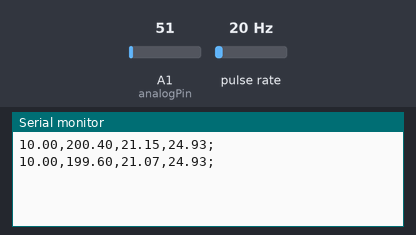
The sketch below on a simulated Arduino Uno, built with avr-gcc and run on an emulated ATmega328P. Shown: the last lines printed to the serial monitor. Wiring (inferred from the names in the program): pulse sensor: data pin 2. Inputs (shaded band) come from the test bench; at power-on: pulse rate 20 Hz, A1 (analogPin) = 51.

Above: at 1.2 s.
1.3 s: pulse rate (sensor on pin 2) set to 4 Hz
At 1.9 s:
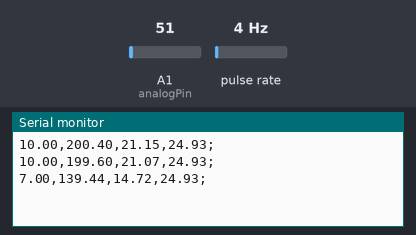
2.8 s: A1 (analogPin) set to 61
At 3.4 s:
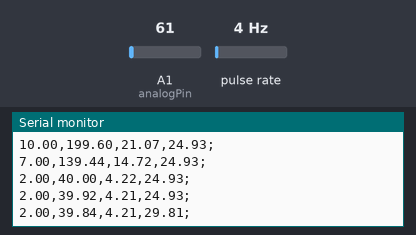
4.3 s: pulse rate (sensor on pin 2) set to 50 Hz
At 4.9 s:
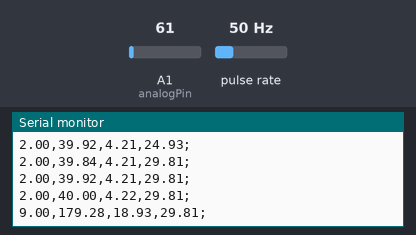
5.8 s: A1 (analogPin) set to 71
At 6.4 s:
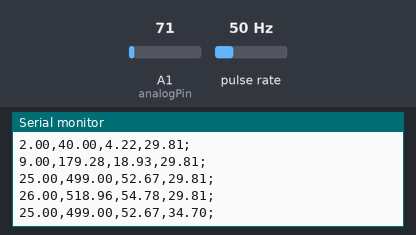
Timing chart, 0 to 8.3 s (numbered marks = the images above; inputs shaded):
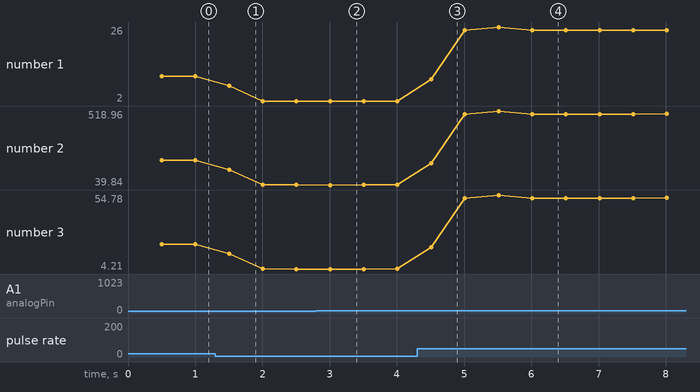

Measured:
- after the input at 1.3 s, the serial monitor: prints a new line after 0.20 s (image 1)
- after the input at 2.8 s, the serial monitor: prints a new line after 0.21 s (image 2)
- after the input at 4.3 s, the serial monitor: prints a new line after 0.21 s (image 3)
- after the input at 5.8 s, the serial monitor: prints a new line after 0.21 s (image 4)
- plotted number 1: 10 → 2 after the input at 1.3 s, 2 → 26 after the input at 4.3 s
- plotted number 2: 199.6 → 39.92 after the input at 1.3 s, 40 → 518.96 after the input at 4.3 s
- plotted number 3: 21.07 → 4.21 after the input at 1.3 s, 4.22 → 54.78 after the input at 4.3 s

The sketch:

hall-effect-lm35.ino
```cpp
//Hall Effect - Start
int hallsensor = 2;
volatile byte counter;
unsigned int r=56;
float pi=3.1415926536;
unsigned long passedtime;
//Hall Effect - End
//LM35 - Start
const int analogPin = A1;
float sensorDeger = 0.0;
float sicaklikDeger = 0.0;
//LM35 - End
//Hall Effect - Start
void updateCounter(){counter++;}
//Hall Effect - End
void setup(){
  Serial.begin(9600);
  //LM35 - Start
  pinMode(analogPin, INPUT);
  //LM35 - End
  //Hall Effect - Start
  attachInterrupt(digitalPinToInterrupt(hallsensor), updateCounter, RISING);
  //Hall Effect - End
  //Response - Start
  counter = 0;
  passedtime = 0;
  /*String response= "";
  response += "Devir";
  response += ",";
  response += "RPM";
  response += ",";
  response += "HIZ";
  response += ",";
  response += "SICAKLIK";
  response += ";";
  Serial.println(response);*/
  //Response - End
 }
 void loop()
 {
  delay(500);

  //Hall Effect - Start
  detachInterrupt(digitalPinToInterrupt(hallsensor));
  float rpm=0,speeds=0,counters=0;
   rpm = ((60000.0)/(millis() - passedtime))*(counter/6.0);

  speeds=rpm*r*0.001885;

  counters=counter;
  counter = 0;
  passedtime = millis();
  //Hall Effect - End
  //LM35 - Start
  sensorDeger = analogRead(analogPin);
  sicaklikDeger = ((sensorDeger/1023.0)*5000.0) / 10.0;
  //LM35 - End
  //Response - Start
  String response= "";
  response.concat(counters);
  response += ",";
  response.concat(rpm);
  response += ",";
  response.concat(speeds);
  response += ",";
  response.concat(sicaklikDeger);
  response += ";";
  Serial.println(response);
  //Response - End
  //Hall Effect - Start
  attachInterrupt(digitalPinToInterrupt(hallsensor), updateCounter, RISING);
  //Hall Effect - End
 }
```
